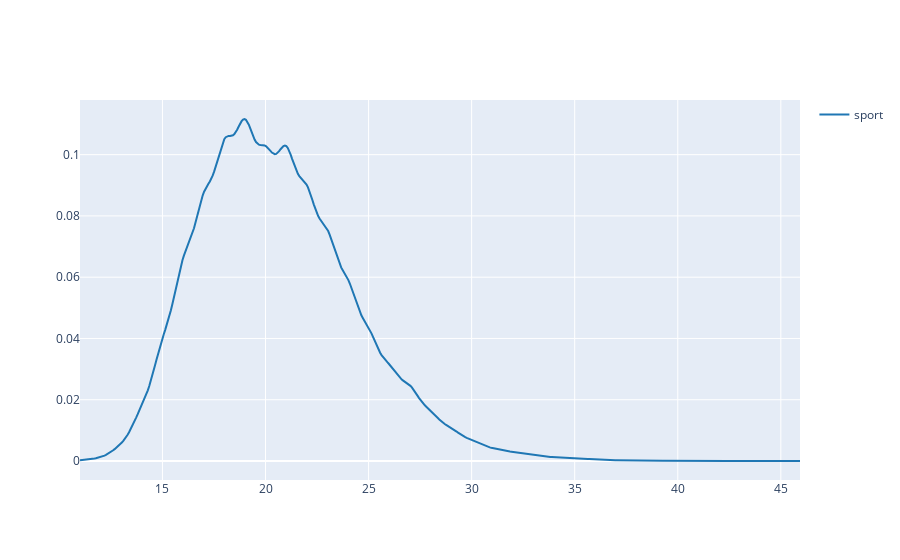

Notebook cell for this chart:
### Code cell
sp=athlete_df.query('Sport=="Swimming"')['Age'].dropna()
fig=ff.create_distplot([sp],['sport'],show_hist=False,show_rug=False)
fig.show()

### Figure 1 — Plotly figure (JSON) as saved in the notebook; plotly's stock layout.template omitted (floating-point values rounded to 4 significant figures; data arrays with more than 128 entries replaced by an {"elided": "..."} marker saying what was removed)
{"data": [{"legendgroup": "sport", "marker": {"color": "rgb(31, 119, 180)"}, "mode": "lines", "name": "sport", "showlegend": true, "type": "scatter", "x": {"elided": "500 float values"}, "xaxis": "x", "y": {"elided": "500 float values"}, "yaxis": "y"}], "layout": {"barmode": "overlay", "hovermode": "closest", "legend": {"traceorder": "reversed"}, "xaxis": {"anchor": "y2", "domain": [0, 1], "zeroline": false}, "yaxis": {"anchor": "free", "domain": [0, 1], "position": 0}}}
